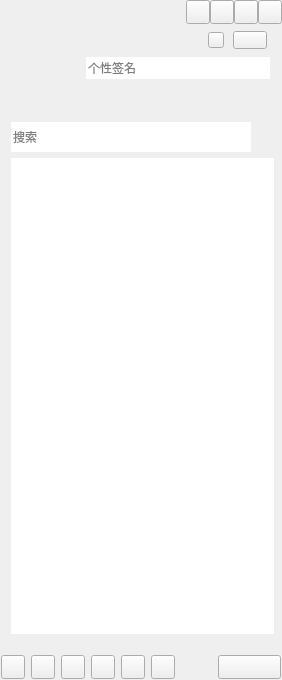
<?xml version="1.0" encoding="UTF-8"?>
<ui version="4.0">
 <class>CCMianWidgetClass</class>
 <widget class="QWidget" name="CCMianWidgetClass">
  <property name="geometry">
   <rect>
    <x>0</x>
    <y>0</y>
    <width>282</width>
    <height>680</height>
   </rect>
  </property>
  <property name="minimumSize">
   <size>
    <width>280</width>
    <height>680</height>
   </size>
  </property>
  <property name="windowTitle">
   <string>CCMianWidget</string>
  </property>
  <layout class="QVBoxLayout" name="verticalLayout_5">
   <property name="spacing">
    <number>0</number>
   </property>
   <property name="leftMargin">
    <number>0</number>
   </property>
   <property name="topMargin">
    <number>0</number>
   </property>
   <property name="rightMargin">
    <number>0</number>
   </property>
   <property name="bottomMargin">
    <number>0</number>
   </property>
   <item>
    <widget class="QWidget" name="titleWidget" native="true">
     <property name="sizePolicy">
      <sizepolicy hsizetype="Expanding" vsizetype="Fixed">
       <horstretch>0</horstretch>
       <verstretch>0</verstretch>
      </sizepolicy>
     </property>
     <property name="minimumSize">
      <size>
       <width>0</width>
       <height>111</height>
      </size>
     </property>
     <property name="maximumSize">
      <size>
       <width>16777215</width>
       <height>111</height>
      </size>
     </property>
     <property name="titleskin" stdset="0">
      <bool>true</bool>
     </property>
     <layout class="QVBoxLayout" name="verticalLayout_2">
      <property name="spacing">
       <number>0</number>
      </property>
      <property name="leftMargin">
       <number>0</number>
      </property>
      <property name="topMargin">
       <number>0</number>
      </property>
      <property name="rightMargin">
       <number>0</number>
      </property>
      <property name="bottomMargin">
       <number>0</number>
      </property>
      <item>
       <layout class="QHBoxLayout" name="horizontalLayout">
        <property name="spacing">
         <number>0</number>
        </property>
        <property name="leftMargin">
         <number>12</number>
        </property>
        <item>
         <widget class="QLabel" name="titleicon">
          <property name="sizePolicy">
           <sizepolicy hsizetype="Fixed" vsizetype="Fixed">
            <horstretch>0</horstretch>
            <verstretch>0</verstretch>
           </sizepolicy>
          </property>
          <property name="minimumSize">
           <size>
            <width>42</width>
            <height>18</height>
           </size>
          </property>
          <property name="maximumSize">
           <size>
            <width>42</width>
            <height>18</height>
           </size>
          </property>
          <property name="text">
           <string/>
          </property>
         </widget>
        </item>
        <item>
         <spacer name="horizontalSpacer">
          <property name="orientation">
           <enum>Qt::Orientation::Horizontal</enum>
          </property>
          <property name="sizeHint" stdset="0">
           <size>
            <width>40</width>
            <height>20</height>
           </size>
          </property>
         </spacer>
        </item>
        <item>
         <widget class="QPushButton" name="palcehold1">
          <property name="sizePolicy">
           <sizepolicy hsizetype="Fixed" vsizetype="Fixed">
            <horstretch>0</horstretch>
            <verstretch>0</verstretch>
           </sizepolicy>
          </property>
          <property name="minimumSize">
           <size>
            <width>24</width>
            <height>24</height>
           </size>
          </property>
          <property name="maximumSize">
           <size>
            <width>24</width>
            <height>24</height>
           </size>
          </property>
          <property name="text">
           <string/>
          </property>
         </widget>
        </item>
        <item>
         <widget class="QPushButton" name="placehold2">
          <property name="sizePolicy">
           <sizepolicy hsizetype="Fixed" vsizetype="Fixed">
            <horstretch>0</horstretch>
            <verstretch>0</verstretch>
           </sizepolicy>
          </property>
          <property name="minimumSize">
           <size>
            <width>24</width>
            <height>24</height>
           </size>
          </property>
          <property name="maximumSize">
           <size>
            <width>24</width>
            <height>24</height>
           </size>
          </property>
          <property name="text">
           <string/>
          </property>
         </widget>
        </item>
        <item>
         <widget class="QPushButton" name="sysmin">
          <property name="sizePolicy">
           <sizepolicy hsizetype="Fixed" vsizetype="Fixed">
            <horstretch>0</horstretch>
            <verstretch>0</verstretch>
           </sizepolicy>
          </property>
          <property name="minimumSize">
           <size>
            <width>24</width>
            <height>24</height>
           </size>
          </property>
          <property name="maximumSize">
           <size>
            <width>24</width>
            <height>24</height>
           </size>
          </property>
          <property name="text">
           <string/>
          </property>
         </widget>
        </item>
        <item>
         <widget class="QPushButton" name="sysclose">
          <property name="sizePolicy">
           <sizepolicy hsizetype="Fixed" vsizetype="Fixed">
            <horstretch>0</horstretch>
            <verstretch>0</verstretch>
           </sizepolicy>
          </property>
          <property name="minimumSize">
           <size>
            <width>24</width>
            <height>24</height>
           </size>
          </property>
          <property name="maximumSize">
           <size>
            <width>24</width>
            <height>24</height>
           </size>
          </property>
          <property name="text">
           <string/>
          </property>
         </widget>
        </item>
       </layout>
      </item>
      <item>
       <layout class="QHBoxLayout" name="horizontalLayout_3">
        <property name="leftMargin">
         <number>12</number>
        </property>
        <property name="topMargin">
         <number>6</number>
        </property>
        <property name="rightMargin">
         <number>12</number>
        </property>
        <property name="bottomMargin">
         <number>6</number>
        </property>
        <item>
         <widget class="QLabel" name="headLabel">
          <property name="sizePolicy">
           <sizepolicy hsizetype="Fixed" vsizetype="Fixed">
            <horstretch>0</horstretch>
            <verstretch>0</verstretch>
           </sizepolicy>
          </property>
          <property name="minimumSize">
           <size>
            <width>68</width>
            <height>68</height>
           </size>
          </property>
          <property name="maximumSize">
           <size>
            <width>68</width>
            <height>68</height>
           </size>
          </property>
          <property name="text">
           <string/>
          </property>
         </widget>
        </item>
        <item>
         <layout class="QVBoxLayout" name="verticalLayout">
          <item>
           <layout class="QHBoxLayout" name="horizontalLayout_2">
            <item>
             <widget class="QLabel" name="nameLabel">
              <property name="sizePolicy">
               <sizepolicy hsizetype="Fixed" vsizetype="Fixed">
                <horstretch>0</horstretch>
                <verstretch>0</verstretch>
               </sizepolicy>
              </property>
              <property name="minimumSize">
               <size>
                <width>110</width>
                <height>22</height>
               </size>
              </property>
              <property name="maximumSize">
               <size>
                <width>110</width>
                <height>22</height>
               </size>
              </property>
              <property name="styleSheet">
               <string notr="true">color:rgb(255,255,255);
font:75 12pt  &quot;微软雅黑&quot;;</string>
              </property>
              <property name="text">
               <string/>
              </property>
              <property name="hasborder" stdset="0">
               <bool>true</bool>
              </property>
             </widget>
            </item>
            <item>
             <widget class="QPushButton" name="stausBtn">
              <property name="sizePolicy">
               <sizepolicy hsizetype="Fixed" vsizetype="Fixed">
                <horstretch>22</horstretch>
                <verstretch>16</verstretch>
               </sizepolicy>
              </property>
              <property name="minimumSize">
               <size>
                <width>16</width>
                <height>16</height>
               </size>
              </property>
              <property name="maximumSize">
               <size>
                <width>16</width>
                <height>16</height>
               </size>
              </property>
              <property name="text">
               <string/>
              </property>
              <property name="hasborder" stdset="0">
               <bool>true</bool>
              </property>
             </widget>
            </item>
            <item>
             <widget class="QPushButton" name="levelBtn">
              <property name="sizePolicy">
               <sizepolicy hsizetype="Fixed" vsizetype="Fixed">
                <horstretch>0</horstretch>
                <verstretch>0</verstretch>
               </sizepolicy>
              </property>
              <property name="minimumSize">
               <size>
                <width>34</width>
                <height>18</height>
               </size>
              </property>
              <property name="maximumSize">
               <size>
                <width>34</width>
                <height>18</height>
               </size>
              </property>
              <property name="text">
               <string/>
              </property>
             </widget>
            </item>
           </layout>
          </item>
          <item>
           <widget class="QLineEdit" name="lineEdit">
            <property name="minimumSize">
             <size>
              <width>180</width>
              <height>22</height>
             </size>
            </property>
            <property name="maximumSize">
             <size>
              <width>16777215</width>
              <height>22</height>
             </size>
            </property>
            <property name="frame">
             <bool>false</bool>
            </property>
            <property name="placeholderText">
             <string>个性签名</string>
            </property>
           </widget>
          </item>
          <item>
           <widget class="QWidget" name="appWidget" native="true">
            <property name="sizePolicy">
             <sizepolicy hsizetype="Expanding" vsizetype="Preferred">
              <horstretch>0</horstretch>
              <verstretch>0</verstretch>
             </sizepolicy>
            </property>
            <property name="minimumSize">
             <size>
              <width>0</width>
              <height>22</height>
             </size>
            </property>
            <property name="maximumSize">
             <size>
              <width>16777215</width>
              <height>22</height>
             </size>
            </property>
           </widget>
          </item>
         </layout>
        </item>
       </layout>
      </item>
     </layout>
    </widget>
   </item>
   <item>
    <widget class="QWidget" name="Widget" native="true">
     <layout class="QVBoxLayout" name="verticalLayout_3">
      <item>
       <widget class="QWidget" name="widget" native="true">
        <property name="sizePolicy">
         <sizepolicy hsizetype="Expanding" vsizetype="Fixed">
          <horstretch>0</horstretch>
          <verstretch>0</verstretch>
         </sizepolicy>
        </property>
        <property name="maximumSize">
         <size>
          <width>16777215</width>
          <height>32</height>
         </size>
        </property>
        <layout class="QHBoxLayout" name="horizontalLayout_4">
         <property name="spacing">
          <number>0</number>
         </property>
         <property name="leftMargin">
          <number>0</number>
         </property>
         <property name="topMargin">
          <number>0</number>
         </property>
         <property name="rightMargin">
          <number>0</number>
         </property>
         <property name="bottomMargin">
          <number>0</number>
         </property>
         <item>
          <widget class="QLineEdit" name="searchLineEdit">
           <property name="sizePolicy">
            <sizepolicy hsizetype="Expanding" vsizetype="Expanding">
             <horstretch>0</horstretch>
             <verstretch>0</verstretch>
            </sizepolicy>
           </property>
           <property name="minimumSize">
            <size>
             <width>240</width>
             <height>30</height>
            </size>
           </property>
           <property name="maximumSize">
            <size>
             <width>240</width>
             <height>30</height>
            </size>
           </property>
           <property name="frame">
            <bool>false</bool>
           </property>
           <property name="placeholderText">
            <string>搜索</string>
           </property>
          </widget>
         </item>
         <item>
          <widget class="QWidget" name="searchBtn" native="true">
           <property name="sizePolicy">
            <sizepolicy hsizetype="Expanding" vsizetype="Expanding">
             <horstretch>0</horstretch>
             <verstretch>0</verstretch>
            </sizepolicy>
           </property>
           <property name="minimumSize">
            <size>
             <width>24</width>
             <height>24</height>
            </size>
           </property>
           <property name="maximumSize">
            <size>
             <width>24</width>
             <height>24</height>
            </size>
           </property>
           <property name="styleSheet">
            <string notr="true"/>
           </property>
          </widget>
         </item>
        </layout>
       </widget>
      </item>
      <item>
       <widget class="QScrollArea" name="scrollArea">
        <property name="minimumSize">
         <size>
          <width>263</width>
          <height>465</height>
         </size>
        </property>
        <property name="frameShape">
         <enum>QFrame::Shape::NoFrame</enum>
        </property>
        <property name="widgetResizable">
         <bool>true</bool>
        </property>
        <widget class="QWidget" name="scrollAreaWidgetContents">
         <property name="geometry">
          <rect>
           <x>0</x>
           <y>0</y>
           <width>270</width>
           <height>480</height>
          </rect>
         </property>
         <widget class="QTreeWidget" name="treeWidget">
          <property name="geometry">
           <rect>
            <x>0</x>
            <y>0</y>
            <width>280</width>
            <height>520</height>
           </rect>
          </property>
          <property name="frameShape">
           <enum>QFrame::Shape::NoFrame</enum>
          </property>
          <property name="verticalScrollBarPolicy">
           <enum>Qt::ScrollBarPolicy::ScrollBarAlwaysOff</enum>
          </property>
          <property name="editTriggers">
           <set>QAbstractItemView::EditTrigger::AllEditTriggers</set>
          </property>
          <property name="indentation">
           <number>0</number>
          </property>
          <property name="headerHidden">
           <bool>true</bool>
          </property>
          <property name="expandsOnDoubleClick">
           <bool>false</bool>
          </property>
          <column>
           <property name="text">
            <string notr="true">1</string>
           </property>
          </column>
         </widget>
        </widget>
       </widget>
      </item>
     </layout>
    </widget>
   </item>
   <item>
    <widget class="QWidget" name="bottomWidget_2" native="true">
     <property name="sizePolicy">
      <sizepolicy hsizetype="Expanding" vsizetype="Fixed">
       <horstretch>0</horstretch>
       <verstretch>0</verstretch>
      </sizepolicy>
     </property>
     <property name="bottomskin" stdset="0">
      <bool>true</bool>
     </property>
     <layout class="QVBoxLayout" name="verticalLayout_4">
      <property name="leftMargin">
       <number>1</number>
      </property>
      <property name="topMargin">
       <number>10</number>
      </property>
      <property name="rightMargin">
       <number>1</number>
      </property>
      <property name="bottomMargin">
       <number>1</number>
      </property>
      <item>
       <layout class="QHBoxLayout" name="bottomLayout_up"/>
      </item>
      <item>
       <layout class="QHBoxLayout" name="horizontalLayout_5">
        <item>
         <widget class="QPushButton" name="bottomBtn_1">
          <property name="sizePolicy">
           <sizepolicy hsizetype="Fixed" vsizetype="Fixed">
            <horstretch>24</horstretch>
            <verstretch>24</verstretch>
           </sizepolicy>
          </property>
          <property name="minimumSize">
           <size>
            <width>24</width>
            <height>24</height>
           </size>
          </property>
          <property name="maximumSize">
           <size>
            <width>24</width>
            <height>24</height>
           </size>
          </property>
          <property name="text">
           <string/>
          </property>
         </widget>
        </item>
        <item>
         <widget class="QPushButton" name="bottomBtn_2">
          <property name="sizePolicy">
           <sizepolicy hsizetype="Fixed" vsizetype="Fixed">
            <horstretch>24</horstretch>
            <verstretch>24</verstretch>
           </sizepolicy>
          </property>
          <property name="minimumSize">
           <size>
            <width>24</width>
            <height>24</height>
           </size>
          </property>
          <property name="maximumSize">
           <size>
            <width>24</width>
            <height>24</height>
           </size>
          </property>
          <property name="text">
           <string/>
          </property>
         </widget>
        </item>
        <item>
         <widget class="QPushButton" name="bottomBtn_3">
          <property name="sizePolicy">
           <sizepolicy hsizetype="Fixed" vsizetype="Fixed">
            <horstretch>24</horstretch>
            <verstretch>24</verstretch>
           </sizepolicy>
          </property>
          <property name="minimumSize">
           <size>
            <width>24</width>
            <height>24</height>
           </size>
          </property>
          <property name="maximumSize">
           <size>
            <width>24</width>
            <height>24</height>
           </size>
          </property>
          <property name="text">
           <string/>
          </property>
         </widget>
        </item>
        <item>
         <widget class="QPushButton" name="bottomBtn_4">
          <property name="sizePolicy">
           <sizepolicy hsizetype="Fixed" vsizetype="Fixed">
            <horstretch>24</horstretch>
            <verstretch>24</verstretch>
           </sizepolicy>
          </property>
          <property name="minimumSize">
           <size>
            <width>24</width>
            <height>24</height>
           </size>
          </property>
          <property name="maximumSize">
           <size>
            <width>24</width>
            <height>24</height>
           </size>
          </property>
          <property name="text">
           <string/>
          </property>
         </widget>
        </item>
        <item>
         <widget class="QPushButton" name="bottomBtn_5">
          <property name="sizePolicy">
           <sizepolicy hsizetype="Fixed" vsizetype="Fixed">
            <horstretch>24</horstretch>
            <verstretch>24</verstretch>
           </sizepolicy>
          </property>
          <property name="minimumSize">
           <size>
            <width>24</width>
            <height>24</height>
           </size>
          </property>
          <property name="maximumSize">
           <size>
            <width>24</width>
            <height>24</height>
           </size>
          </property>
          <property name="text">
           <string/>
          </property>
         </widget>
        </item>
        <item>
         <widget class="QPushButton" name="bottomBtn_6">
          <property name="sizePolicy">
           <sizepolicy hsizetype="Fixed" vsizetype="Fixed">
            <horstretch>24</horstretch>
            <verstretch>24</verstretch>
           </sizepolicy>
          </property>
          <property name="minimumSize">
           <size>
            <width>24</width>
            <height>24</height>
           </size>
          </property>
          <property name="maximumSize">
           <size>
            <width>24</width>
            <height>24</height>
           </size>
          </property>
          <property name="text">
           <string/>
          </property>
         </widget>
        </item>
        <item>
         <spacer name="horizontalSpacer_2">
          <property name="orientation">
           <enum>Qt::Orientation::Horizontal</enum>
          </property>
          <property name="sizeHint" stdset="0">
           <size>
            <width>13</width>
            <height>20</height>
           </size>
          </property>
         </spacer>
        </item>
        <item>
         <widget class="QPushButton" name="bottomBtn_7">
          <property name="sizePolicy">
           <sizepolicy hsizetype="Fixed" vsizetype="Fixed">
            <horstretch>24</horstretch>
            <verstretch>24</verstretch>
           </sizepolicy>
          </property>
          <property name="minimumSize">
           <size>
            <width>63</width>
            <height>24</height>
           </size>
          </property>
          <property name="text">
           <string/>
          </property>
          <property name="icon">
           <iconset theme="QIcon::ThemeIcon::AddressBookNew"/>
          </property>
         </widget>
        </item>
       </layout>
      </item>
     </layout>
    </widget>
   </item>
  </layout>
 </widget>
 <layoutdefault spacing="6" margin="11"/>
 <resources/>
 <connections/>
</ui>
